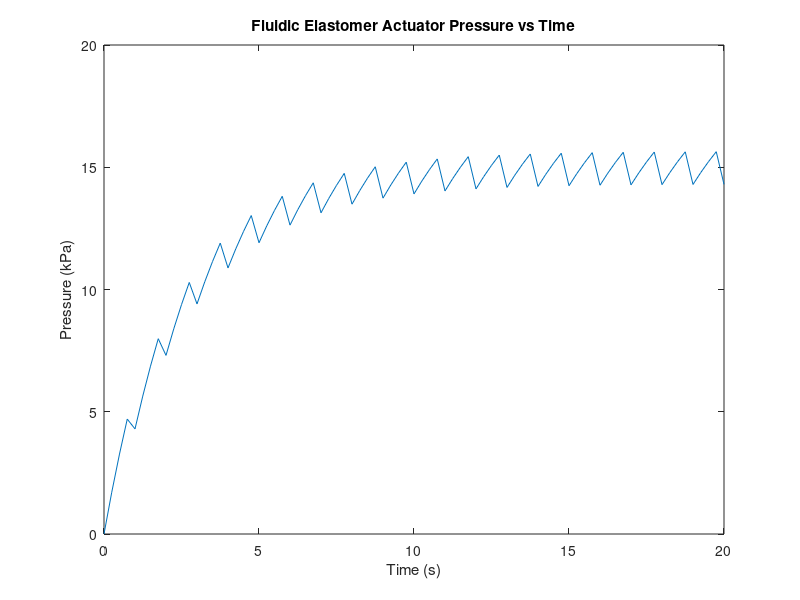
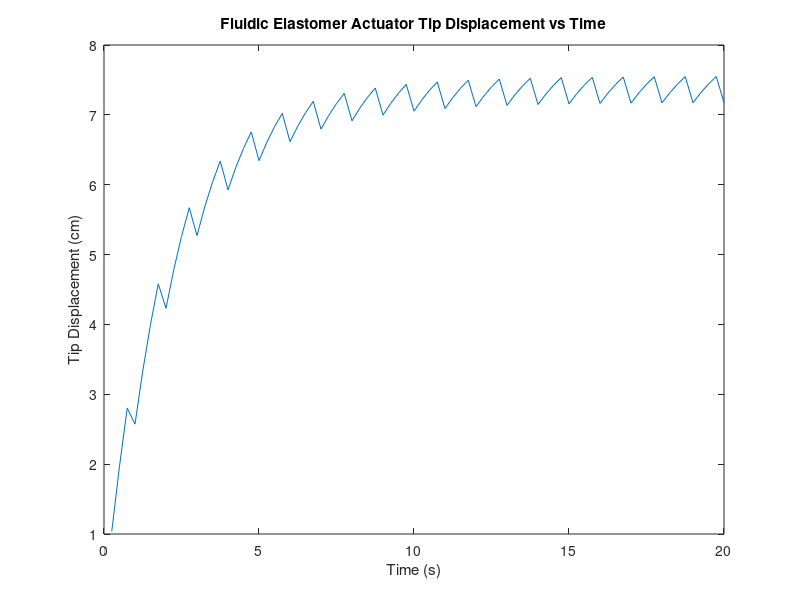
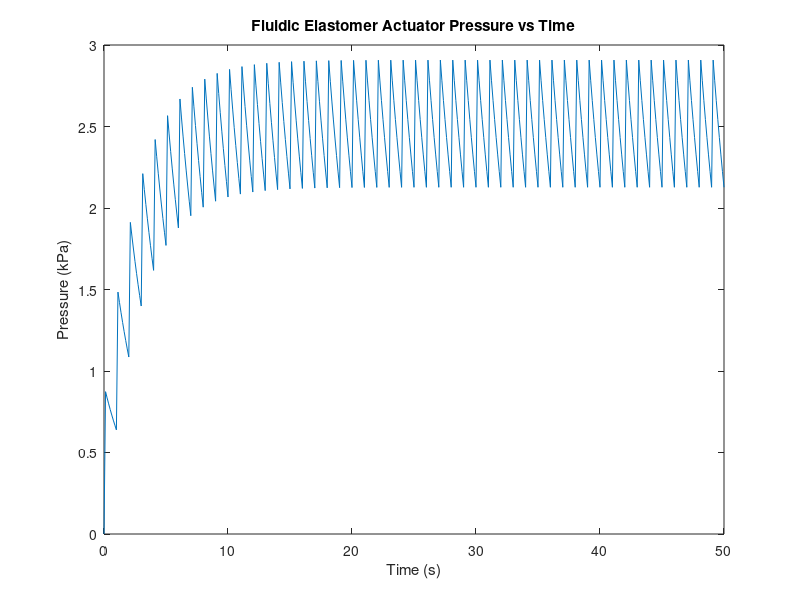
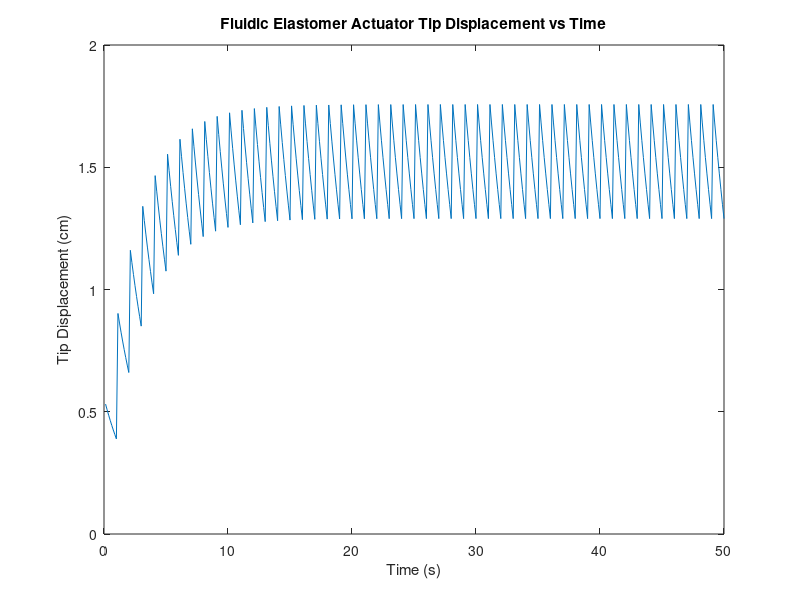

These figures' MATLAB source, in order:
clear all; clc; clf

%% Problem 1b

t1 = linspace(0, 20, 81);

P_in = 20; % kPa
R = 1.4e6; % 1 / (m * s)
C = 2.5 / (1.25 * 1000 * 1000); % m * s^2

P1 = zeros(1,81);

P1(1) = 0;
for i = 2:81
    if (mod(i,4) == 2)
        P1(i:i+2) = (P1(i-1) - P_in) * exp(-t1(2:4) / (R * C)) + P_in;
    elseif (mod(i,4) == 1)
        P1(i) = P1(i-1) * exp(-t1(2) / (R * C));
    end
end

figure(1)
plot(t1, P1);
title("Fluidic Elastomer Actuator Pressure vs Time");
xlabel("Time (s)");
ylabel("Pressure (kPa)");

%% Problem 1c
h_c = 1.4;
h_b = 1.6;
L_channel = 1.2;
N_channel = 7;
L = 11.6;
E = 0.8 * 1000; % kPa

eps_A_1 = (P1 / E) * (h_c / (h_b - h_c));
theta_1 = 2 * N_channel * atan(L_channel * eps_A_1 / h_c);
tip_displacement_1 = L ./ theta_1 .* (1 - cos(theta_1));

figure(2)
plot(t1, tip_displacement_1);
title("Fluidic Elastomer Actuator Tip Displacement vs Time");
xlabel("Time (s)");
ylabel("Tip Displacement (cm)");

%% Problem 1d

t2 = linspace(0, 50, 401);

P2 = zeros(1,401);

P2(1) = 0;
for i = 2:401
    if (mod(i,8) == 2)
        P2(i) = (P2(i-1) - P_in) * exp(-t2(2) / (R * C)) + P_in;
    else
        P2(i) = P2(i-1) * exp(-t2(2) / (R * C));
    end
end

figure(3)
plot(t2, P2);
title("Fluidic Elastomer Actuator Pressure vs Time");
xlabel("Time (s)");
ylabel("Pressure (kPa)");

eps_A_2 = (P2 / E) * (h_c / (h_b - h_c));
theta_2 = 2 * N_channel * atan(L_channel * eps_A_2 / h_c);
tip_displacement_2 = L ./ theta_2 .* (1 - cos(theta_2));

figure(4)
plot(t2, tip_displacement_2);
title("Fluidic Elastomer Actuator Tip Displacement vs Time");
xlabel("Time (s)");
ylabel("Tip Displacement (cm)");
